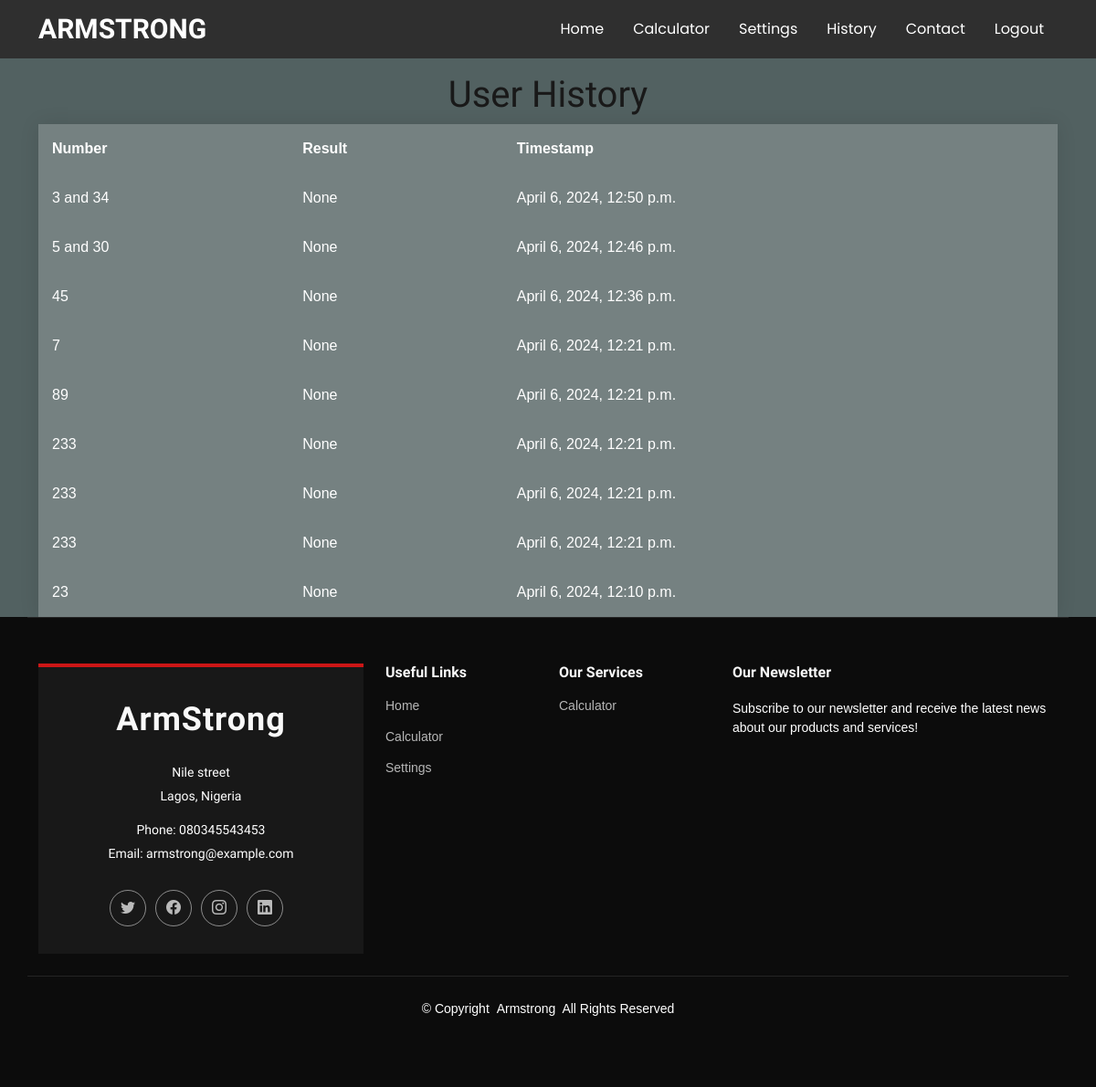
Before: /history/ (signed in) with the older database file.
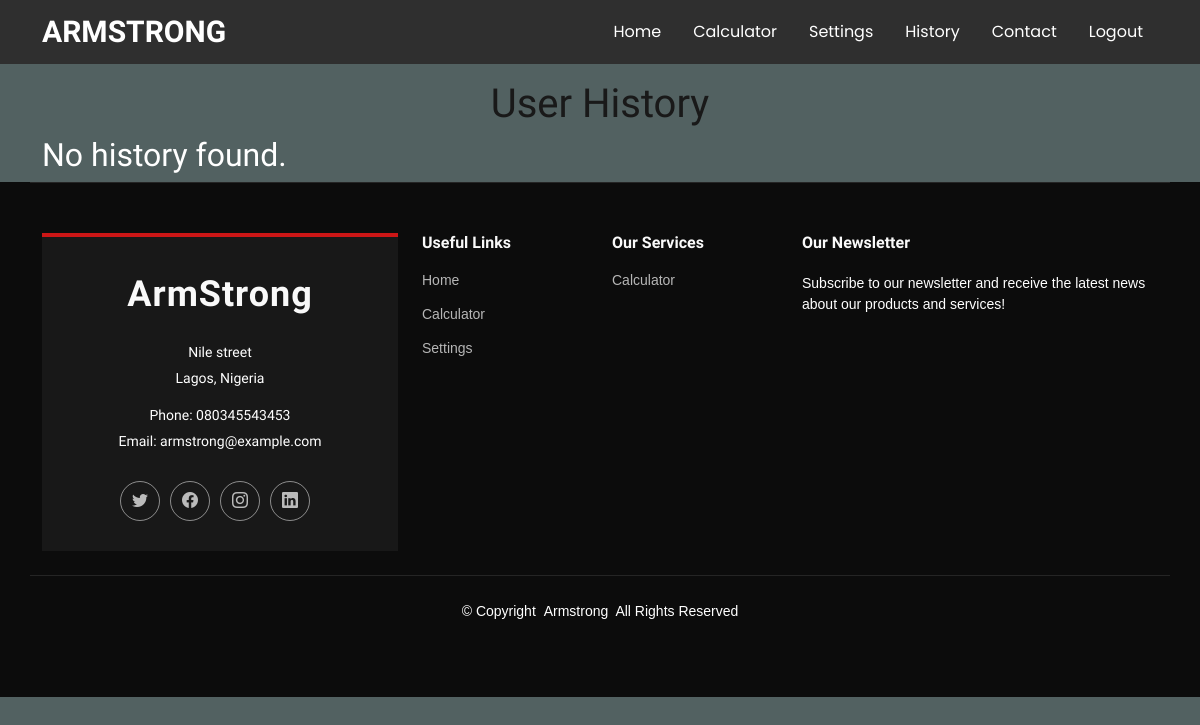
After: the same page with the newer database file.
### armstrong/models.py (models this page shows, shortened)
class History(models.Model):
    user = models.ForeignKey(User, on_delete=models.CASCADE)
    number = models.IntegerField(null=True)
    from_number = models.IntegerField(null=True)
    to_number = models.IntegerField(null=True)
    result = models.CharField(max_length=200,null=True)
    timestamp = models.DateTimeField(default=datetime.now, blank = True)

### armstrong/decorators.py (the view)
    def wrapper_func(request, *args, **kwargs):
        if not request.user.is_authenticated:
            return redirect('/')
        else:
            return view_func(request, *args, **kwargs)

### armstrong/views.py (called while the page is built)
@authenticated_user
def user_history(request):
    user_history = History.objects.filter(user=request.user).order_by('-timestamp')
    return render(request, 'history.html', {'user_history': user_history})

### template/history.html (shortened to what this page needs)
{% extends 'index.html' %}
{% block content %}
<body>
    <h1> _</h1>
    <h1>User History</h1>
    <div class="container">
        {% if user_history %}
            <table>
                <thead>
                    <tr>
                        <th>Number</th>
                        <th>Result</th>
                        <th>Timestamp</th>
                    </tr>
                </thead>
                <tbody>
                    {% for entry in user_history %}
                    <tr>
                        <td>
                            {% if entry.number %}
                                {{ entry.number }}
                            {% else %}
                                {{ entry.from_number }} and {{ entry.to_number }}
                            {% endif %}
                        </td>
                        <td>{{ entry.result }}</td>
                        <td>{{ entry.timestamp }}</td>
                    </tr>
                    {% endfor %}
                </tbody>
            </table>
        {% else %}
            <h2>No history found.</h2>
        {% endif %}
    </div>
</body>
{% endblock %}

Changed rows visible on the page:
no longer on this page (row edited): History: from_number "3", to_number "34", result "None", timestamp "April 6, 2024, 12:50 p.m."
no longer on this page (row edited): History: from_number "5", to_number "30", result "None", timestamp "April 6, 2024, 12:46 p.m."
no longer on this page (row edited): History: number "45", result "None", timestamp "April 6, 2024, 12:36 p.m."
no longer on this page (row edited): History: number "7", result "None", timestamp "April 6, 2024, 12:21 p.m."
no longer on this page (row edited): History: number "89", result "None", timestamp "April 6, 2024, 12:21 p.m."
no longer on this page (row edited): History: number "233", result "None", timestamp "April 6, 2024, 12:21 p.m."
no longer on this page (row edited): History: number "233", result "None", timestamp "April 6, 2024, 12:21 p.m."
no longer on this page (row edited): History: number "233", result "None", timestamp "April 6, 2024, 12:21 p.m."
no longer on this page (row edited): History: number "23", result "None", timestamp "April 6, 2024, 12:10 p.m."
Other visible differences:
text no longer shown: "Number Result Timestamp"
text now shown: "No history found."
